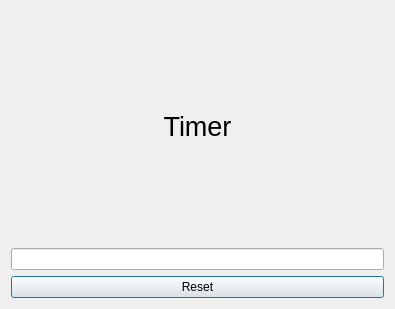
<?xml version="1.0" encoding="UTF-8"?>
<ui version="4.0">
 <class>Dialog</class>
 <widget class="QDialog" name="Dialog">
  <property name="geometry">
   <rect>
    <x>0</x>
    <y>0</y>
    <width>395</width>
    <height>309</height>
   </rect>
  </property>
  <property name="windowTitle">
   <string>Dialog</string>
  </property>
  <layout class="QVBoxLayout" name="verticalLayout_2">
   <item>
    <layout class="QVBoxLayout" name="verticalLayout">
     <item>
      <widget class="QLabel" name="label">
       <property name="font">
        <font>
         <pointsize>20</pointsize>
         <underline>false</underline>
        </font>
       </property>
       <property name="text">
        <string>Timer</string>
       </property>
       <property name="alignment">
        <set>Qt::AlignCenter</set>
       </property>
      </widget>
     </item>
     <item>
      <widget class="QLineEdit" name="timerText"/>
     </item>
     <item>
      <layout class="QGridLayout" name="gridLayout">
       <item row="0" column="0">
        <widget class="QPushButton" name="start">
         <property name="text">
          <string>Reset</string>
         </property>
        </widget>
       </item>
      </layout>
     </item>
    </layout>
   </item>
  </layout>
 </widget>
 <resources/>
 <connections/>
</ui>
